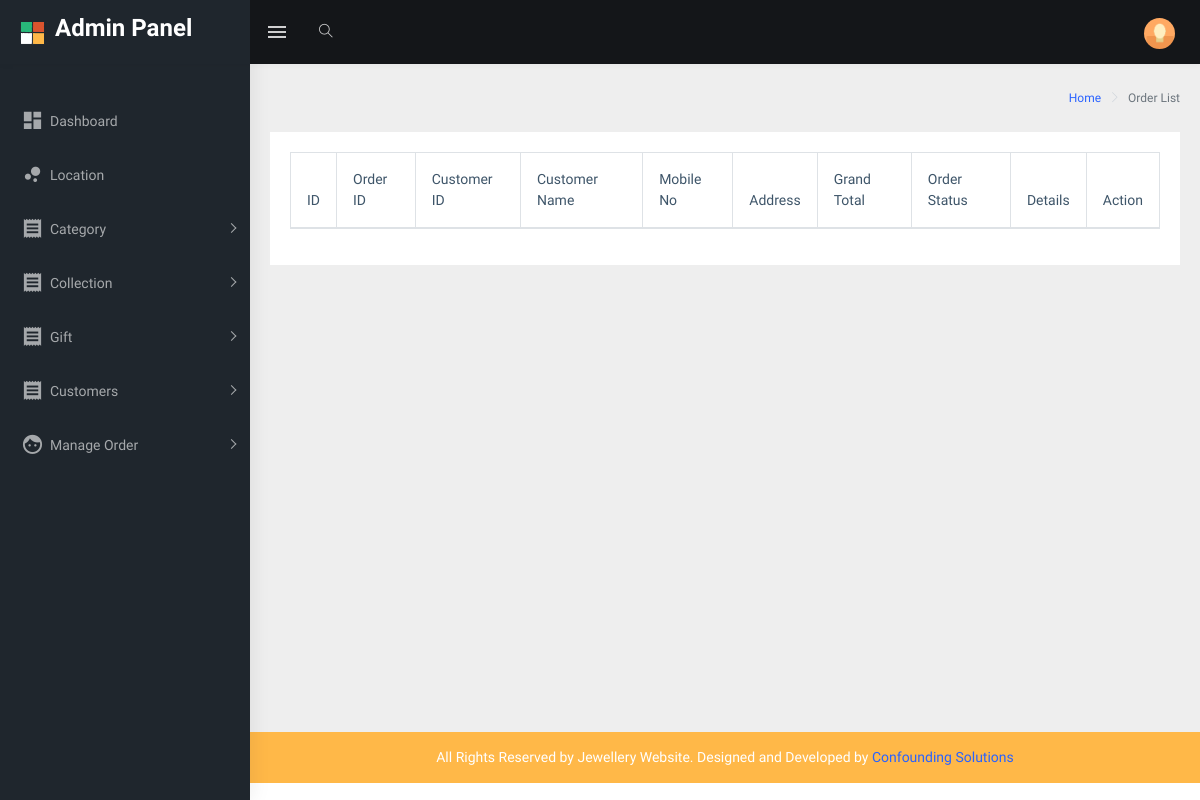
Page /admin/new_order on the earlier database version.
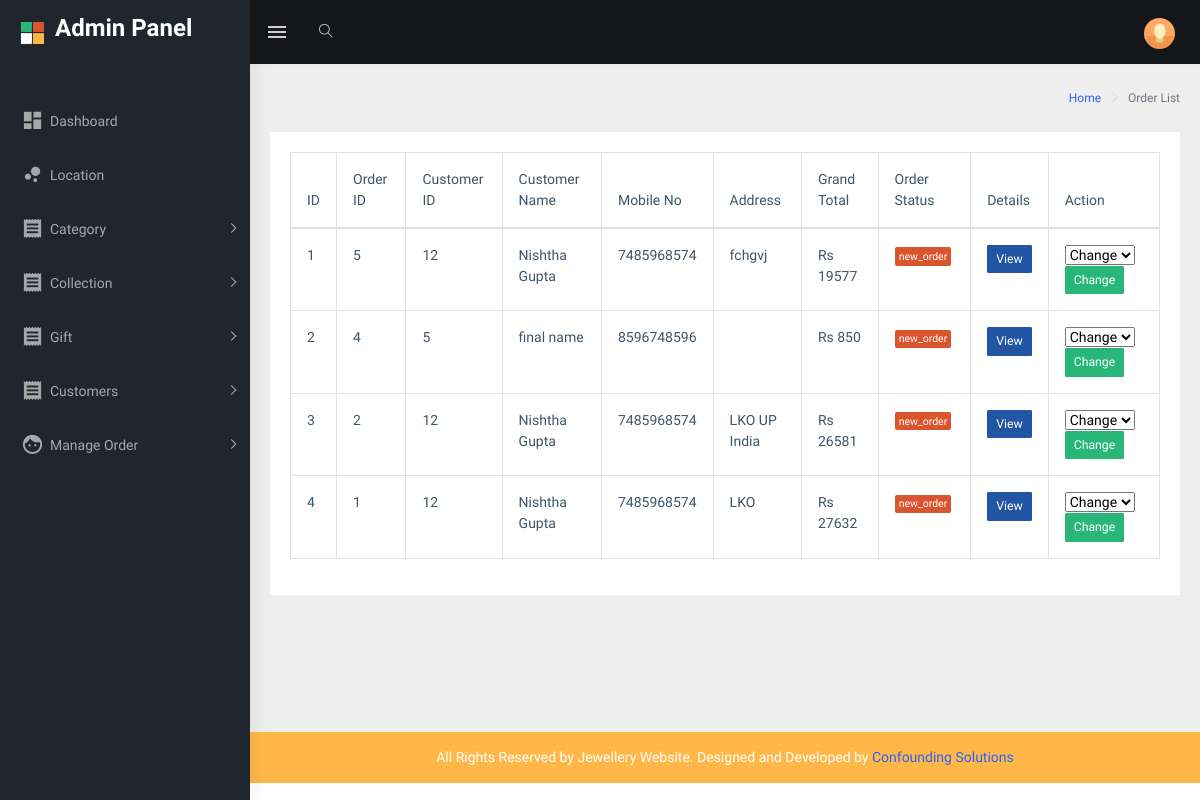
Same page on the later database version.
### tables this page shows
CREATE TABLE `orders` (
  `order_id` int(11) NOT NULL,
  `customer_id` varchar(55) NOT NULL,
  `customer_name` varchar(55) NOT NULL,
  `mobno` varchar(255) NOT NULL,
  `state` varchar(55) NOT NULL,
  `city` varchar(55) NOT NULL,
  `zipcode` varchar(55) NOT NULL,
  `address` varchar(255) NOT NULL,
  `grand_total` varchar(55) NOT NULL,
  `status` varchar(255) NOT NULL,
  `distributor` varchar(255) NOT NULL,
  `date` datetime NOT NULL DEFAULT CURRENT_TIMESTAMP
);

### application/controllers/Admin.php (called while the page is built, shortened)
<?php
class Admin extends CI_Controller {
	public function __construct()
	{
		$this->load->model('Admin_model','model');
	}
	public function new_order()
	{
		$data['order']=$this->model->getNewOrder();
		$this->load->view('admin/header');
		$this->load->view('admin/sidebar');
		$this->load->view('admin/order',$data);
		$this->load->view('admin/footer');
	}
}

### index.php (called while the page is built, shortened)
<?php
require_once BASEPATH.'core/CodeIgniter.php';

### application/models/Admin_model.php (called while the page is built, shortened)
<?php
class Admin_model extends CI_model
{
	public function getNewOrder()
	{
		$this->db->order_by('order_id','DESC');
		return $this->db->get_where('orders',array('status'=>'new_order'))->result();
	}
}
?>

### application/views/admin/order.php (the view, shortened to what this page needs)
<div class="page-wrapper">
            <div class="page-breadcrumb">
                <div class="row">
                    <div class="col-12 d-flex no-block align-items-center">
                        <div class="ml-auto text-right">
                            <nav aria-label="breadcrumb">
                                <ol class="breadcrumb">
                                    <li class="breadcrumb-item"><a href="#">Home</a></li>
                                    <li class="breadcrumb-item active" aria-current="page">Order List</li>
                                </ol>
                            </nav>
                        </div>
                    </div>
                </div>
            </div>
            <div class="container-fluid">
                <div class="row">
                    <div class="col-12">
                        <div class="card">
                            <div class="card-body">
                                <div class="table-responsive">
                                    <table id="zero_config" class="table table-hover table-bordered">
                                        <thead>
                                            <tr>
                                                <th>ID</th>
                                                <th>Order ID</th>
                                                <th>Customer ID</th>
                                                <th>Customer Name</th>
                                                <th>Mobile No</th>
                                                 <th>Address</th>
                                                <th>Grand Total</th>
                                                <th>Order Status</th>
                                                <th>Details</th>
                                                <th>Action</th>
                                            </tr>
                                        </thead>
                                        <tbody>
                                            <?php
                                            $i=1;
                                            foreach ($order as $key): ?>
                                              <tr>
                                                <td><?php echo $i; ?></td>
                                                <td><?php echo $key->order_id; ?></td>
                                                <td><?php echo $key->customer_id; ?></td>
                                                <td><?php echo $key->customer_name; ?></td>
                                                <td><?php echo $key->mobno; ?></td>
                                                <td><?php echo $key->address; ?></td>
                                                <td><?php echo 'Rs '.$key->grand_total; ?></td>
                                                <td><span class=" badge badge-danger"><?php echo $key->status; ?></span></td>
                                                <td><a class="view_data btn btn-info btn-sm" href="<?php echo base_url('admin/order_item_info/'.$key->order_id);?>">View</a></td>
                                                <td>
                                                    <form action="<?php echo base_url('admin/change_status/');?>" method="post">
                                                    <select name="status"  required="" >
                                                        <option value="" selected="" disabled="">Change</option>
                                                    </select>
                                                    <button class="btn btn-success btn-sm">Change</button>
                                                    </form>
                                                </td>
                                            <?php $i++;endforeach ?>
                                        </tbody>
                                    </table>
                                </div>
                            </div>
                        </div>
                    </div>
                </div>
            </div>

Differences in the rows shown:
added orders: order_id "5", customer "12", customer_name "Nishtha Gupta", mobno "7485968574", address "fchgvj", grand_total "19577", status "new_order"
added orders: order_id "4", customer "5", customer_name "final name", mobno "8596748596", grand_total "850", status "new_order"
added orders: order_id "2", customer "12", customer_name "Nishtha Gupta", mobno "7485968574", address "LKO UP India", grand_total "26581", status "new_order"
added orders: order_id "1", customer "12", customer_name "Nishtha Gupta", mobno "7485968574", address "LKO", grand_total "27632", status "new_order"
